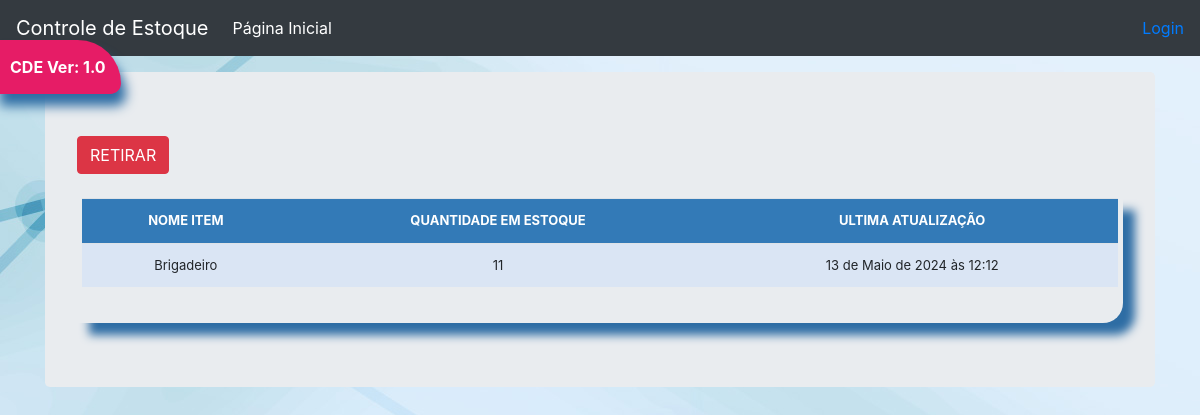
Page /stock_detail/14/ on the committed database.
### stockmgmgt/models.py (models this page shows, shortened)
class Stock(models.Model):
	category = models.CharField(max_length=50, blank=True, null=True, choices=category_choice)
	item_name = models.CharField(max_length=50, blank=True, null=True)
	quantity = models.IntegerField(default='0', blank=False, null=True)
	receive_quantity = models.IntegerField(default='0', blank=True, null=True)
	receive_by = models.CharField(max_length=50, blank=True, null=True)
	issue_quantity = models.IntegerField(default='0', blank=True, null=True)
	issue_by = models.CharField(max_length=50, blank=True, null=True)
	issue_to = models.CharField(max_length=50, blank=True, null=True)
	phone_number = models.CharField(max_length=50, blank=True, null=True)
	created_by = models.CharField(max_length=50, blank=True, null=True)
	reorder_level = models.IntegerField(default='0', blank=True, null=True)
	last_updated = models.DateTimeField(auto_now_add=False, auto_now=True)
	expiration_date = models.DateField(blank=True, null=True)  # Adicionando o campo da data de validade

### stockmgmgt/views.py (the view)
# urls.py: path('stock_detail/<str:pk>/', views.stock_detail, name="stock_detail"),
def stock_detail(request, pk):
	queryset = Stock.objects.get(id=pk)
	context = {
		"queryset": queryset,
	}
	return render(request, "stock_detail.html", context)

### stockmgmgt/templates/stock_detail.html (shortened to what this page needs)
{% load static %}
{% load crispy_forms_filters %}
<!DOCTYPE html>
<html lang="en">
  <head>
    <link href="{% static 'js/jquery-ui-1.13.3/jquery-ui.min.css' %}" rel="stylesheet">
    <link href="{% static 'js/jquery-ui-1.13.3/jquery-ui.structure.min.css' %}" rel="stylesheet">
    <link href="{% static 'js/jquery-ui-1.13.3/jquery-ui.theme.min.css' %}" rel="stylesheet">
    <link href="{% static 'css/stylesheet.css' %}" rel="stylesheet">
    <link href="{% static 'css/bootstrap.min.css' %}" rel="stylesheet">
    <link href="{% static 'css/navbar-top-fixed.css' %}" rel="stylesheet">
  </head>
  <body>
{% include 'navbar.html' %}
<main role="main" class="container">
  <div class="jumbotron">
    <a href="{% url 'issue_items' queryset.id %}"><div class='btn btn-danger'>RETIRAR</div></a>
          <br><br>
          <div class="display_table">
            <table class='table'>
                    <tr>
                      <th>NOME ITEM</th>
                      <th>QUANTIDADE EM ESTOQUE</th>
                      <th>ULTIMA ATUALIZAÇÃO</th>
                    </tr>
                    <tr>
                      <td>{{queryset.item_name}}</td>
                      <td>{{queryset.quantity}}</td>
                      <td>{{queryset.last_updated}}</td>
                    </tr>
            </table>
          </div>
  </div>
</main>
      </body>
</html>

### stockmgmgt/static/css/stylesheet.css (style rules this page uses)
body { background-color: #AED6F1; background-image: url("../img/fnd.jpg"); }
.table { font-size: 13px; text-align: center; width: 95%; margin: auto; }
.table tr:nth-child(odd) { background: #B8CAE4; }
.table tr:nth-child(even) { background: #dae5f4; }
th { background-color: #337ab7; color: white; }
.display_table { border-bottom-right-radius: 20px; padding-left: 5px; padding-right: 5px; padding-bottom: 20px; box-shadow: 12px 12px 10px #2e6da4; }

### stockmgmgt/static/css/navbar-top-fixed.css (style rules this page uses)
body { min-height: 75rem; padding-top: 4.5rem; }

### rows in the picture
Stock: item_name "Brigadeiro", quantity "11", last_updated "13 de Maio de 2024 às 12:12"
